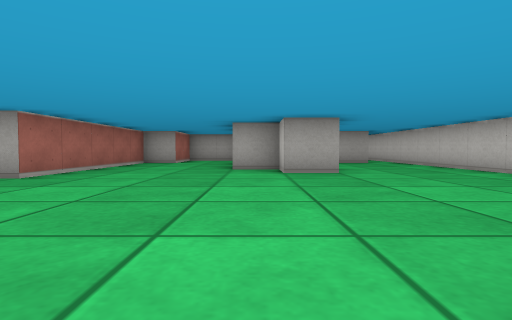
View 1 (above)

24 first-person views from a walk through a cub3D level. The camera is about half as high as the walls, tilts 2° down and sees 80° across. The floor is counted in squares. Each view is taken from the middle of a square. On the plan, view 1 faces up. The plan holds only what a view shows up to about 9 squares ahead; the rest is blank. The place goes on beyond the plan.

View 2
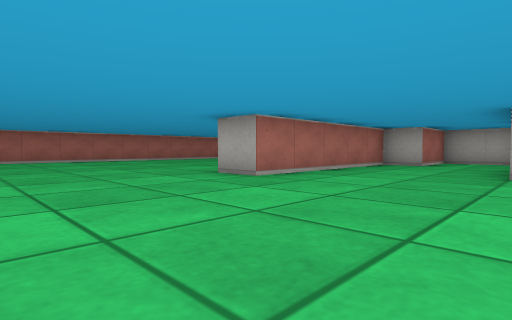

View 3
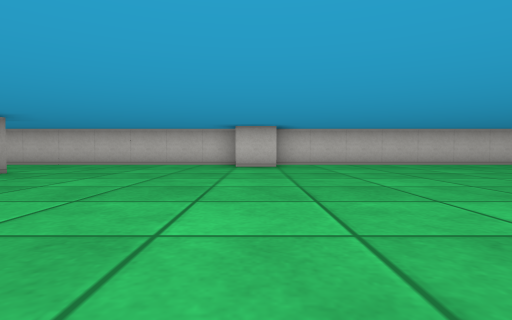

View 4
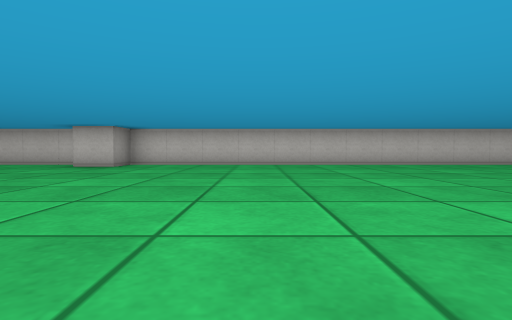

View 5
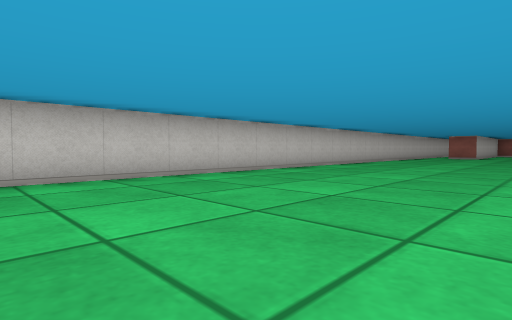

View 6
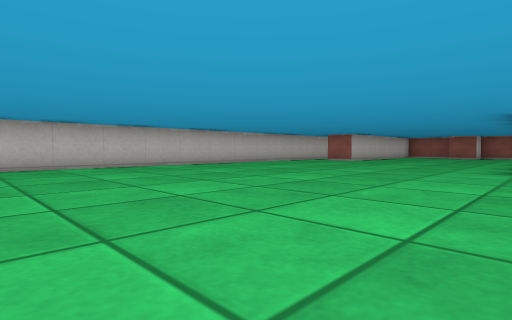

View 7
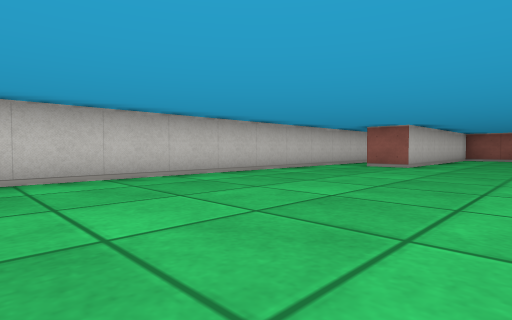

View 8
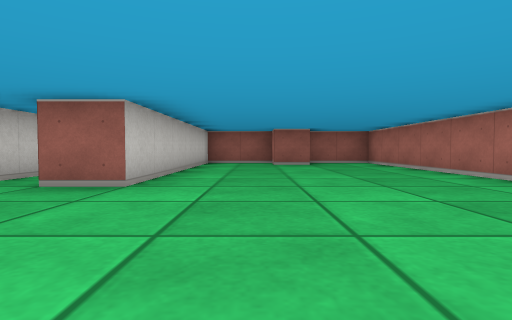

View 9
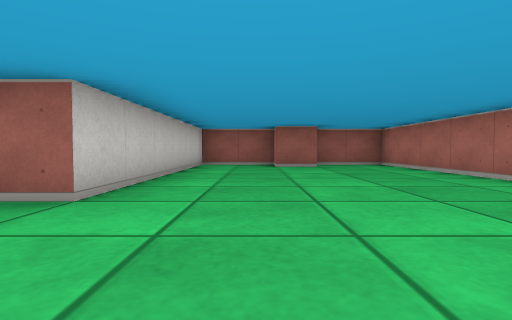

View 10
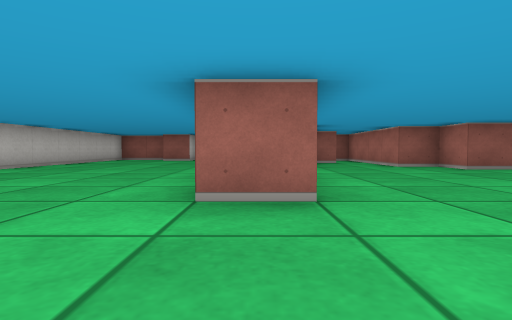

View 11
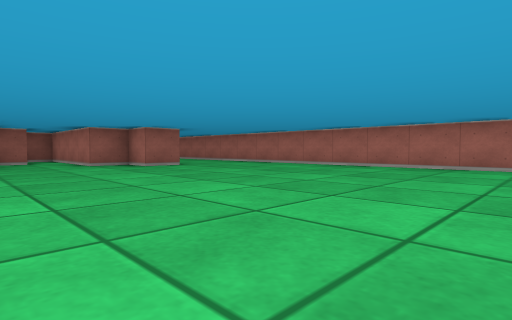

View 12
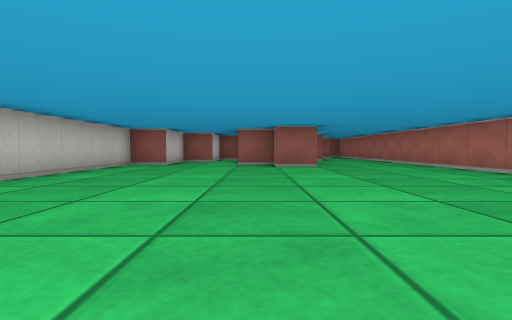

View 13
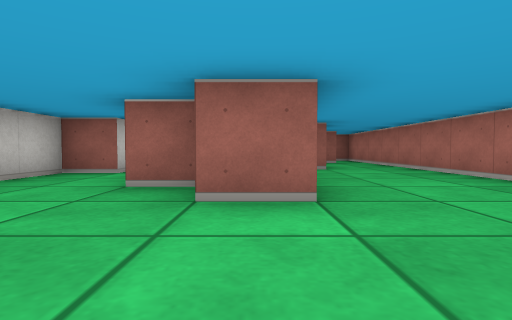

View 14
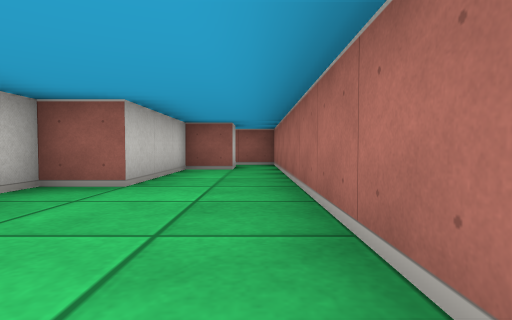

View 15
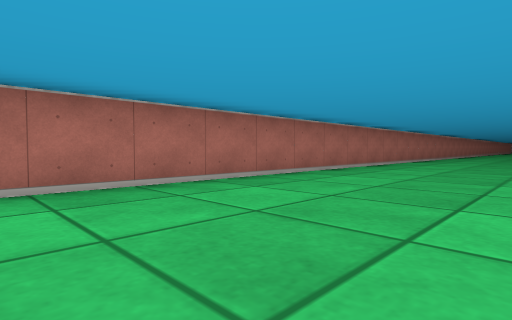

View 16
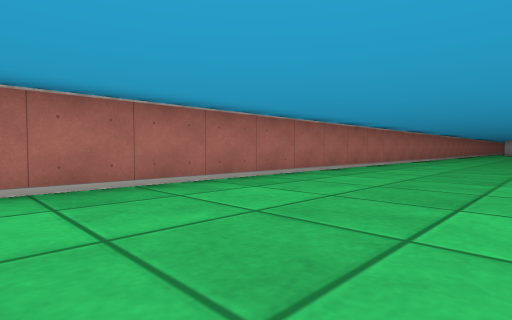

View 17
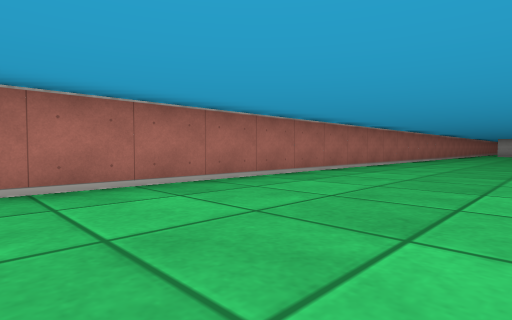

View 18
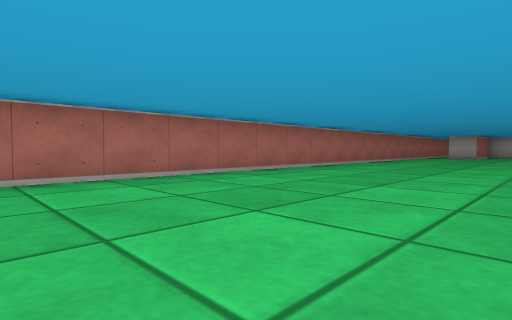

View 19
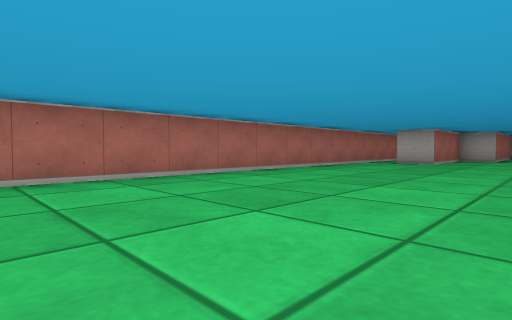

View 20
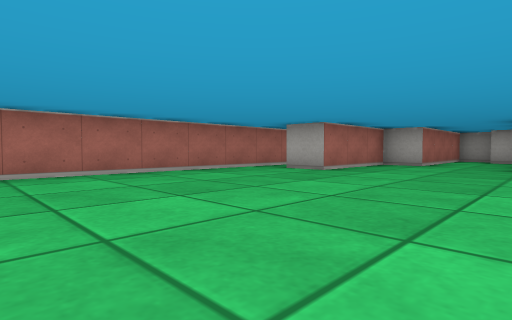

View 21
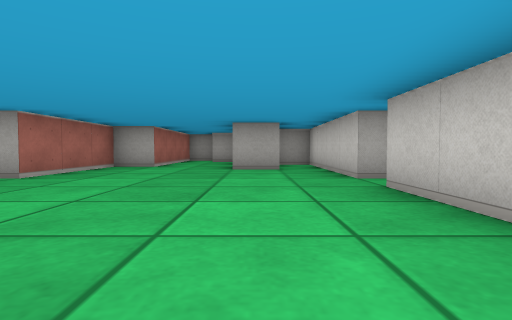

View 22
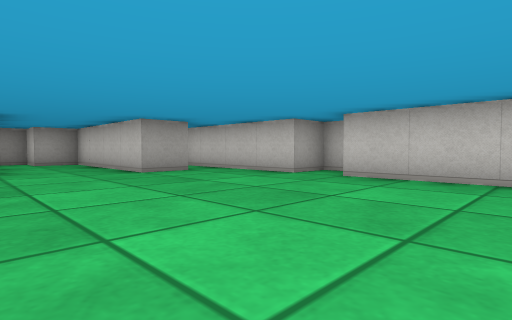

View 23
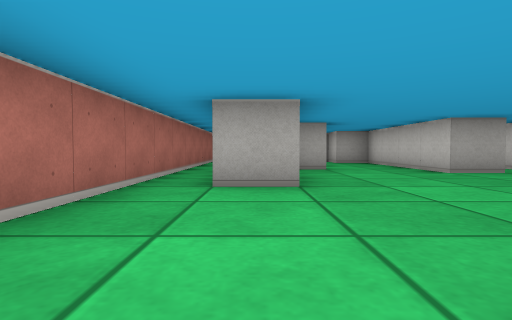

View 24
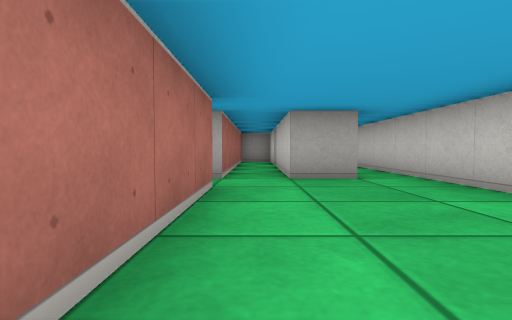

### Floor plan
Points are (right, up) in squares from view 1. A wall is a line through its corners. A room is listed if a view was taken in it or the views show most of it. See-through windows are left out.
Room 1 (views 1, 2, 3, 4, 5, 6, 7, 8, 9, 10, 11, 12, 13, 14, 15, 16, 17, 18, 19, 20, 21, 22, 23, 24)
walls: (4.5, 1.5) (4.5, 12.5); (-3.6, -17.5) (-2.5, -17.5); (1.5, 8.5) (1.5, 5.5) (0.5, 5.5) (0.5, 6.5) (-0.5, 6.5); (-4.5, 10.4) (-4.5, 12.5); (-2.5, 11.2) (-2.5, 9.5) (-3.5, 9.5) (-3.5, 4.5) (-4.5, 4.5); (3.5, 9.5) (2.5, 9.5) (2.5, 12.2); (-0.9, 11.5) (-2.2, 11.5); (-8.6, -21.5) (-7.5, -21.5) (-7.5, -22.5) (-6.5, -22.5) (-6.5, -24.2); (-2.5, -22.1) (-2.5, -27.5) (-0.6, -27.5); (-3.5, 13) (-3.5, 13.5) (-4.5, 13.5) (-4.5, 17.5) (-5.4, 17.5); (4.5, -21.5) (4.5, 0.5) (3.5, 0.5) (3.5, 1.5); (1.5, 13.6) (1.5, 9.5); (-5.6, -24.5) (-4.5, -24.5) (-4.5, -22.5) (-3.5, -22.5) (-3.5, -18.1); (-5.4, 15.5) (-6.5, 15.5) (-6.5, 19.5) (-7.5, 19.5) (-7.5, 20.5) (-8.1, 20.5); (-0.5, -26.5) (0.5, -26.5) (0.5, -27.5) (2.5, -27.5) (2.5, -21.5) (3.5, -21.5); (-8.5, 18.2) (-8.5, 16.5) (-9.5, 16.5) (-9.5, 13.5) (-10.5, 13.5); (-10.5, -28.5) (-9.5, -28.5) (-9.5, -25.5) (-8.5, -25.5) (-8.5, -24.9); (-11.5, 18.9) (-11.5, -28.5)
ways out: opening at (-11, -29); opening at (4, -21)

Where each view was taken, in squares from view 1:
view 1: 0 up, 0 right, facing up
view 2: 1 up, 0 right, facing up-left
view 3: 1 up, 4 left, facing right
view 4: 3 down, 4 left, facing right
view 5: 6 down, 0 right, facing down-right
view 6: 11 down, 3 left, facing down-right
view 7: 14 down, 0 right, facing down-right
view 8: 18 down, 1 right, facing down
view 9: 19 down, 1 right, facing down
view 10: 15 down, 3 left, facing down
view 11: 14 down, 4 left, facing down-left
view 12: 14 down, 7 left, facing down
view 13: 19 down, 8 left, facing down
view 14: 22 down, 11 left, facing down
view 15: 17 down, 8 left, facing up-left
view 16: 11 down, 8 left, facing up-left
view 17: 8 down, 8 left, facing up-left
view 18: 2 down, 7 left, facing up-left
view 19: 4 up, 7 left, facing up-left
view 20: 8 up, 6 left, facing up-left
view 21: 9 up, 6 left, facing up
view 22: 10 up, 9 left, facing up-right
view 23: 10 up, 10 left, facing up
view 24: 5 up, 2 right, facing up
